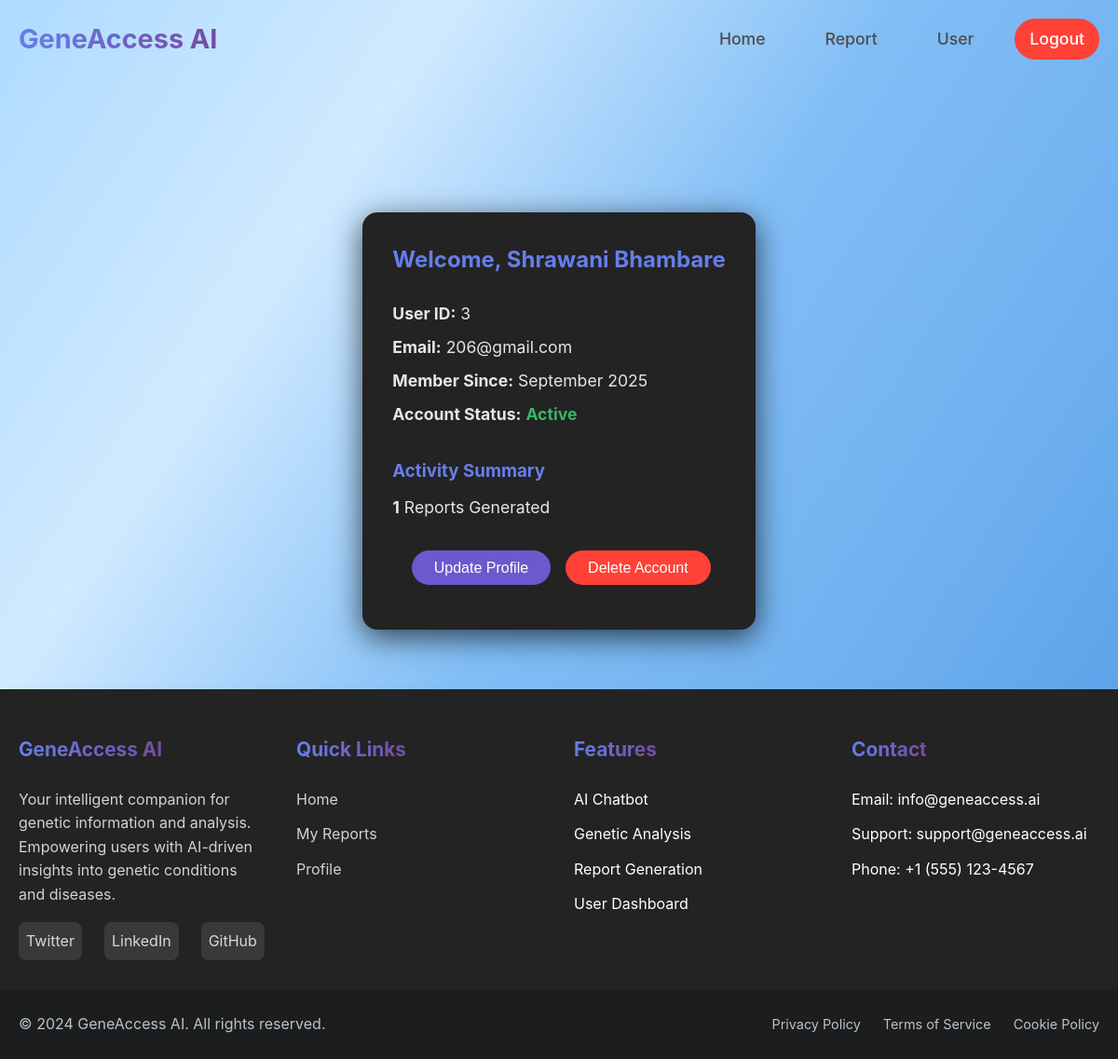
Screenshot of /user (signed in) with the database file from the repository.
### user_auth/models.py (models this page shows, shortened)
class User(db.Model):
    id = db.Column(db.Integer, primary_key=True)
    name = db.Column(db.String(120), nullable=True)
    email = db.Column(db.String(120), unique=True, nullable=False)
    password = db.Column(db.String(200), nullable=False)
    created_at = db.Column(db.DateTime, default=datetime.utcnow)
    status = db.Column(db.String(32), default='Active')

### app.py (the view)
@app.route('/user')
def user_profile():
    if 'user_id' not in session:
        return redirect(url_for('home'))
    user = db.session.get(User, session['user_id'])
    report_count = Report.query.filter_by(user_id=str(user.id)).count()
    chat_count = ChatSession.query.filter_by(user_id=user.id).count()
    query_count = Query.query.filter_by(user_id=user.id).count()
    recent_activity = [
        f"{q.timestamp.strftime('%Y-%m-%d %H:%M')}: {q.content}"
        for q in Query.query.filter_by(user_id=user.id).order_by(Query.timestamp.desc()).limit(5)
    ]
    return render_template('user.html', user=user, report_count=report_count, chat_count=chat_count, query_count=query_count, recent_activity=recent_activity)

### templates/user.html
{% extends 'base.html' %}
{% block content %}
<div class="main-content"
  style="background:#232323; border-radius: 16px; box-shadow: 0 8px 32px rgb(0 0 0 / 69%); padding: 2rem; margin: 2rem auto; max-width: 800px; color: #e7e6e6;">
  <div class="user-profile-container" style="padding: 0;">
    <h2 style="color:#667eea;">Welcome, {{ user.name or user.email }}</h2>
    <div class="user-info" style="border: none;">
      <p><strong>User ID:</strong> {{ user.id }}</p>
      <p><strong>Email:</strong> {{ user.email }}</p>
      <p><strong>Member Since:</strong> {{ user.created_at.strftime('%B %Y') }}</p>
      <p><strong>Account Status:</strong> <span class="status {{ user.status|lower }}">{{ user.status }}</span></p>
    </div>
    <div class="activity-summary" style="border: none;">
      <h3 style="color:#667eea;">Activity Summary</h3>
      <ul style="border: none; padding: 0; display: flex; gap: 2rem; list-style: none;">
        <li style="border: none;font-size: 1.1rem; text-align: center; color: #e7e6e6;">
          <strong>{{ report_count }}</strong> Reports Generated
        </li>
      </ul>
    </div>
    <div class="account-actions" style="border: none; display: flex; gap: 1rem;">
      <form action="{{ url_for('update_profile') }}" method="get" style="margin: 0;">
        <button type="submit" class="update-btn">Update Profile</button>
      </form>
      <form action="{{ url_for('delete_account') }}" method="post"
        onsubmit="return confirm('Are you sure you want to delete your account? This action cannot be undone.')"
        style="margin: 0;">
        <button type="submit" class="delete-btn">Delete Account</button>
      </form>
    </div>
  </div>
</div>
{% endblock %}

### static/style.css (style rules this page uses)
* { margin: 0; padding: 0; box-sizing: border-box; }
body { font-family: 'Inter', -apple-system, BlinkMacSystemFont, 'Segoe UI', Roboto, Oxygen, Ubuntu, Cantarell, sans-serif; background: linear-gradient(123deg, rgb(174, 219, 255), rgb(208, 234, 255), rgb(129, 190, 246), rgb(108, 174, 238), rgb(75, 151, 228)) !important; background-attachment: fixed; margin: 0; line-height: 1.6; min-height: 100vh; display: flex; flex-direction: column; color: #e7e6e6 !important; transition: all 0.3s ease; }
html { scroll-behavior: smooth; }
.account-actions { padding: 1rem; }
.main-content { max-width: 1200px; margin: 0 auto; padding: 2rem 20px; margin-top: 80px; flex: 1; position: relative; z-index: 1; }
form { margin-top: 20px; }
.user-profile-container { max-width: 700px; padding: 2rem 2.5rem; }
.user-profile-container h2 { color: #6a5acd; margin-bottom: 1.5rem; }
.user-info p { margin: 0.5rem 0; font-size: 1.1rem; }
.status.active { color: #36b765; font-weight: bold; }
.activity-summary { margin: 2rem 0 1rem; }
.activity-summary ul { list-style: none; padding: 0; display: flex; gap: 2rem; }
.activity-summary li { margin-top: 10px; font-size: 1.1rem; text-align: center; }
.account-actions { display: flex; gap: 1rem; justify-content: flex-end; }
.account-actions button { color: #fff; border: none; padding: 0.6rem 1.5rem; border-radius: 25px; font-size: 1rem; cursor: pointer; transition: background 0.2s; }
.account-actions .update-btn { background: #6a5acd; }
.account-actions .delete-btn { background: #ff4136; }

### rows the page displays
User: name "Shrawani Bhambare", id "3", email "206@gmail.com", created_at "September 2025", status "Active"

### other values shown
{{ report_count }} "1"
